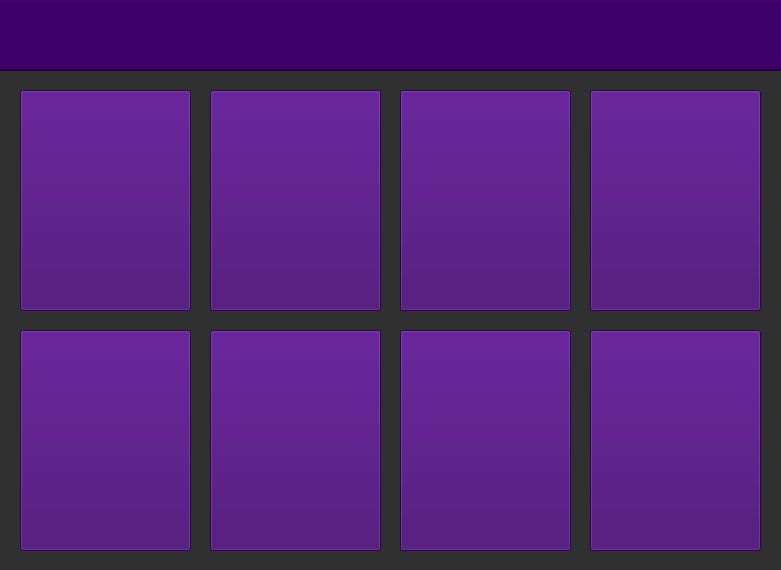
<?xml version="1.0" encoding="UTF-8"?>
<ui version="4.0">
 <class>MainWindow</class>
 <widget class="QMainWindow" name="MainWindow">
  <property name="geometry">
   <rect>
    <x>0</x>
    <y>0</y>
    <width>781</width>
    <height>570</height>
   </rect>
  </property>
  <property name="minimumSize">
   <size>
    <width>781</width>
    <height>570</height>
   </size>
  </property>
  <property name="maximumSize">
   <size>
    <width>781</width>
    <height>577</height>
   </size>
  </property>
  <property name="windowTitle">
   <string>MainWindow</string>
  </property>
  <property name="styleSheet">
   <string notr="true">
background-color: rgb(48, 48, 48);</string>
  </property>
  <property name="iconSize">
   <size>
    <width>24</width>
    <height>24</height>
   </size>
  </property>
  <widget class="QWidget" name="centralwidget">
   <widget class="QLabel" name="label">
    <property name="geometry">
     <rect>
      <x>-4</x>
      <y>0</y>
      <width>801</width>
      <height>71</height>
     </rect>
    </property>
    <property name="minimumSize">
     <size>
      <width>801</width>
      <height>71</height>
     </size>
    </property>
    <property name="styleSheet">
     <string notr="true">background-color: rgb(62, 0, 107);</string>
    </property>
    <property name="frameShape">
     <enum>QFrame::WinPanel</enum>
    </property>
    <property name="frameShadow">
     <enum>QFrame::Raised</enum>
    </property>
    <property name="lineWidth">
     <number>1</number>
    </property>
    <property name="text">
     <string/>
    </property>
    <property name="scaledContents">
     <bool>true</bool>
    </property>
   </widget>
   <widget class="QPushButton" name="TITULO">
    <property name="geometry">
     <rect>
      <x>190</x>
      <y>0</y>
      <width>401</width>
      <height>71</height>
     </rect>
    </property>
    <property name="minimumSize">
     <size>
      <width>401</width>
      <height>71</height>
     </size>
    </property>
    <property name="maximumSize">
     <size>
      <width>481</width>
      <height>71</height>
     </size>
    </property>
    <property name="font">
     <font>
      <family>Impact</family>
      <pointsize>20</pointsize>
      <weight>50</weight>
      <italic>false</italic>
      <bold>false</bold>
      <underline>false</underline>
      <strikeout>false</strikeout>
      <kerning>true</kerning>
     </font>
    </property>
    <property name="layoutDirection">
     <enum>Qt::RightToLeft</enum>
    </property>
    <property name="autoFillBackground">
     <bool>false</bool>
    </property>
    <property name="styleSheet">
     <string notr="true">background-color: rgb(62, 0, 107);</string>
    </property>
    <property name="text">
     <string/>
    </property>
    <property name="icon">
     <iconset>
      <normaloff>logo.png</normaloff>logo.png</iconset>
    </property>
    <property name="iconSize">
     <size>
      <width>198</width>
      <height>198</height>
     </size>
    </property>
    <property name="flat">
     <bool>true</bool>
    </property>
   </widget>
   <widget class="QPushButton" name="pushButton">
    <property name="geometry">
     <rect>
      <x>20</x>
      <y>90</y>
      <width>171</width>
      <height>221</height>
     </rect>
    </property>
    <property name="minimumSize">
     <size>
      <width>171</width>
      <height>221</height>
     </size>
    </property>
    <property name="maximumSize">
     <size>
      <width>171</width>
      <height>221</height>
     </size>
    </property>
    <property name="cursor">
     <cursorShape>PointingHandCursor</cursorShape>
    </property>
    <property name="styleSheet">
     <string notr="true">background-color: rgb(62, 0, 107);</string>
    </property>
    <property name="text">
     <string/>
    </property>
    <property name="icon">
     <iconset>
      <normaloff>mago negro carta.png</normaloff>mago negro carta.png</iconset>
    </property>
    <property name="iconSize">
     <size>
      <width>209</width>
      <height>209</height>
     </size>
    </property>
   </widget>
   <widget class="QPushButton" name="pushButton_2">
    <property name="geometry">
     <rect>
      <x>210</x>
      <y>90</y>
      <width>171</width>
      <height>221</height>
     </rect>
    </property>
    <property name="minimumSize">
     <size>
      <width>171</width>
      <height>221</height>
     </size>
    </property>
    <property name="maximumSize">
     <size>
      <width>171</width>
      <height>221</height>
     </size>
    </property>
    <property name="cursor">
     <cursorShape>PointingHandCursor</cursorShape>
    </property>
    <property name="styleSheet">
     <string notr="true">background-color: rgb(62, 0, 107);</string>
    </property>
    <property name="text">
     <string/>
    </property>
    <property name="icon">
     <iconset>
      <normaloff>dragao branco de olhos azuis carta.png</normaloff>dragao branco de olhos azuis carta.png</iconset>
    </property>
    <property name="iconSize">
     <size>
      <width>209</width>
      <height>209</height>
     </size>
    </property>
   </widget>
   <widget class="QPushButton" name="pushButton_3">
    <property name="geometry">
     <rect>
      <x>400</x>
      <y>90</y>
      <width>171</width>
      <height>221</height>
     </rect>
    </property>
    <property name="minimumSize">
     <size>
      <width>171</width>
      <height>221</height>
     </size>
    </property>
    <property name="maximumSize">
     <size>
      <width>171</width>
      <height>221</height>
     </size>
    </property>
    <property name="cursor">
     <cursorShape>PointingHandCursor</cursorShape>
    </property>
    <property name="styleSheet">
     <string notr="true">background-color: rgb(62, 0, 107);</string>
    </property>
    <property name="text">
     <string/>
    </property>
    <property name="icon">
     <iconset>
      <normaloff>dragao negro de olhos vermelhos carta.png</normaloff>dragao negro de olhos vermelhos carta.png</iconset>
    </property>
    <property name="iconSize">
     <size>
      <width>209</width>
      <height>209</height>
     </size>
    </property>
   </widget>
   <widget class="QPushButton" name="pushButton_4">
    <property name="geometry">
     <rect>
      <x>590</x>
      <y>90</y>
      <width>171</width>
      <height>221</height>
     </rect>
    </property>
    <property name="minimumSize">
     <size>
      <width>171</width>
      <height>221</height>
     </size>
    </property>
    <property name="maximumSize">
     <size>
      <width>171</width>
      <height>221</height>
     </size>
    </property>
    <property name="cursor">
     <cursorShape>PointingHandCursor</cursorShape>
    </property>
    <property name="styleSheet">
     <string notr="true">background-color: rgb(62, 0, 107);</string>
    </property>
    <property name="text">
     <string/>
    </property>
    <property name="icon">
     <iconset>
      <normaloff>Gaia, o cavaleiro impetuoso carta.png</normaloff>Gaia, o cavaleiro impetuoso carta.png</iconset>
    </property>
    <property name="iconSize">
     <size>
      <width>209</width>
      <height>209</height>
     </size>
    </property>
   </widget>
   <widget class="QPushButton" name="pushButton_7">
    <property name="geometry">
     <rect>
      <x>400</x>
      <y>330</y>
      <width>171</width>
      <height>221</height>
     </rect>
    </property>
    <property name="minimumSize">
     <size>
      <width>171</width>
      <height>221</height>
     </size>
    </property>
    <property name="maximumSize">
     <size>
      <width>171</width>
      <height>221</height>
     </size>
    </property>
    <property name="cursor">
     <cursorShape>PointingHandCursor</cursorShape>
    </property>
    <property name="styleSheet">
     <string notr="true">background-color: rgb(62, 0, 107);</string>
    </property>
    <property name="text">
     <string/>
    </property>
    <property name="icon">
     <iconset>
      <normaloff>mago do caos das trevas carta.png</normaloff>mago do caos das trevas carta.png</iconset>
    </property>
    <property name="iconSize">
     <size>
      <width>209</width>
      <height>209</height>
     </size>
    </property>
   </widget>
   <widget class="QPushButton" name="pushButton_5">
    <property name="geometry">
     <rect>
      <x>20</x>
      <y>330</y>
      <width>171</width>
      <height>221</height>
     </rect>
    </property>
    <property name="minimumSize">
     <size>
      <width>171</width>
      <height>221</height>
     </size>
    </property>
    <property name="maximumSize">
     <size>
      <width>171</width>
      <height>221</height>
     </size>
    </property>
    <property name="cursor">
     <cursorShape>PointingHandCursor</cursorShape>
    </property>
    <property name="styleSheet">
     <string notr="true">background-color: rgb(62, 0, 107);</string>
    </property>
    <property name="text">
     <string/>
    </property>
    <property name="icon">
     <iconset>
      <normaloff>maldição do dragao carta.png</normaloff>maldição do dragao carta.png</iconset>
    </property>
    <property name="iconSize">
     <size>
      <width>209</width>
      <height>209</height>
     </size>
    </property>
   </widget>
   <widget class="QPushButton" name="pushButton_8">
    <property name="geometry">
     <rect>
      <x>590</x>
      <y>330</y>
      <width>171</width>
      <height>221</height>
     </rect>
    </property>
    <property name="minimumSize">
     <size>
      <width>171</width>
      <height>221</height>
     </size>
    </property>
    <property name="maximumSize">
     <size>
      <width>171</width>
      <height>221</height>
     </size>
    </property>
    <property name="cursor">
     <cursorShape>PointingHandCursor</cursorShape>
    </property>
    <property name="styleSheet">
     <string notr="true">background-color: rgb(62, 0, 107);</string>
    </property>
    <property name="text">
     <string/>
    </property>
    <property name="icon">
     <iconset>
      <normaloff>Kaiser Sea Horse carta.png</normaloff>Kaiser Sea Horse carta.png</iconset>
    </property>
    <property name="iconSize">
     <size>
      <width>209</width>
      <height>209</height>
     </size>
    </property>
   </widget>
   <widget class="QPushButton" name="pushButton_6">
    <property name="geometry">
     <rect>
      <x>210</x>
      <y>330</y>
      <width>171</width>
      <height>221</height>
     </rect>
    </property>
    <property name="minimumSize">
     <size>
      <width>171</width>
      <height>221</height>
     </size>
    </property>
    <property name="maximumSize">
     <size>
      <width>171</width>
      <height>221</height>
     </size>
    </property>
    <property name="cursor">
     <cursorShape>PointingHandCursor</cursorShape>
    </property>
    <property name="styleSheet">
     <string notr="true">background-color: rgb(62, 0, 107);</string>
    </property>
    <property name="text">
     <string/>
    </property>
    <property name="icon">
     <iconset>
      <normaloff>Black Luster Soldier Card Profile carta.png</normaloff>Black Luster Soldier Card Profile carta.png</iconset>
    </property>
    <property name="iconSize">
     <size>
      <width>209</width>
      <height>209</height>
     </size>
    </property>
   </widget>
   <widget class="QLabel" name="label_2">
    <property name="geometry">
     <rect>
      <x>0</x>
      <y>60</y>
      <width>781</width>
      <height>541</height>
     </rect>
    </property>
    <property name="text">
     <string/>
    </property>
    <property name="pixmap">
     <pixmap>card back.png</pixmap>
    </property>
    <property name="scaledContents">
     <bool>true</bool>
    </property>
   </widget>
   <zorder>label_2</zorder>
   <zorder>label</zorder>
   <zorder>TITULO</zorder>
   <zorder>pushButton</zorder>
   <zorder>pushButton_2</zorder>
   <zorder>pushButton_3</zorder>
   <zorder>pushButton_4</zorder>
   <zorder>pushButton_7</zorder>
   <zorder>pushButton_5</zorder>
   <zorder>pushButton_8</zorder>
   <zorder>pushButton_6</zorder>
  </widget>
 </widget>
 <resources/>
 <connections/>
</ui>
